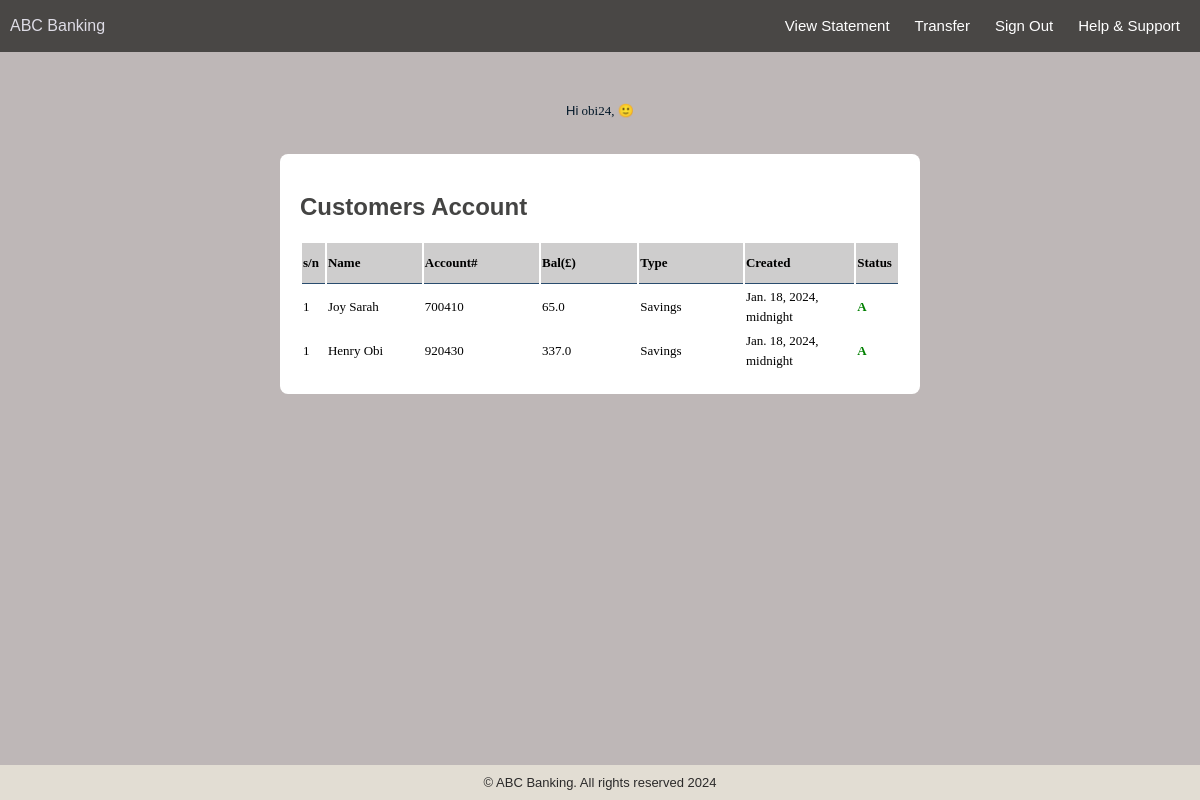
Screenshot of /Bank_app/accview (signed in) with the database file from the repository.
### Bank_app/models.py (models this page shows)
class Account(models.Model):
    aDate = models.DateTimeField()
    status = models.BooleanField(default=False)
    accountNumber = models.IntegerField()
    balance = models.FloatField()
    accountType = models.CharField(max_length=20)
    accountCount = models.IntegerField()
    aUser = models.ForeignKey(User, on_delete=models.CASCADE)

### Bank_app/views.py (the view, shortened to what this page needs)
# urls.py: path("accview", views.Account_View.as_view(), name="accountview"),
@method_decorator(login_required(login_url='adminpg'), name='dispatch')
class Account_View(View):
    def get(self, request):
        allaccounts = Account.objects.select_related('aUser__userprofile').all()
        return render(request, "Bank_app/account_view.html", {"allaccounts":allaccounts})

### Bank_app/templates/Bank_app/account_view.html (shortened to what this page needs)
{% load static %}
<!DOCTYPE html>
<html lang="en">
<head>
    <link rel="stylesheet" type="text/css" href="{% static "Bank_app/ui.css" %}">
</head>
<body>
    {% include 'Bank_app/header.html' %}
    {% include 'Bank_app/normal_super_user.html' %}
    <div id="main-container">
        <h2>Customers Account </h2>
        <table>
            <tr>
              <th class="sizeAcc">s/n</th>
              <th class="tl_header">Name</th>
              <th class="tl_header">Account#</th>
              <th class="tl_header">Bal(£)</th>
              <th class="tl_header">Type</th>
              <th class="tl_header">Created</th>
              <th class="sizeAcc">Status</th>
            </tr>
            {% for account in allaccounts %}
            <tr class="trData">
              <td>1</td>
              <td>{{ account.aUser.first_name}}</td>
              <td>{{ account.accountNumber}}</td>
              <td>{{ account.balance}}</td>
              <td>{{ account.accountType}}</td>
              <td>{{ account.aDate}}</td>
              <td>
                {% if account.status == 1 %}
                    <a href="{% url 'accountedit' account.aUser_id  %}" style="color: green; font-weight: bold; font-family: Verdana; text-decoration: none;"> A </a>
                {% else %}
                    <a href="{% url 'accountedit' account.aUser_id %}" style="color: rgb(236, 5, 5); font-weight: bold; font-family: Verdana; text-decoration: none;">D </a>
                {% endif %}
              </td>
            </tr>
            {% endfor %}
          </table>
    </div>
    {% include 'Bank_app/footer.html' %}
</body>
</html>

### Bank_app/templates/Bank_app/normal_super_user.html
<p style="font-size: small; display: block; color: rgb(4, 24, 41);"> Hi<span style="font-family:Impact;">
    {% if request.user.is_superuser %}
        {{ request.user.username }}, (S)
    {% else %}
        {{ request.user.username }},
    {% endif %}
    &#128578;</span></p>

### Bank_app/static/Bank_app/ui.css (style rules this page uses)
body { background-color: rgb(190, 183, 183); margin: 0; padding: 0; display: flex; flex-direction: column; align-items: center; min-height: 100vh; }
#main-container { background-color: rgb(255, 255, 255); padding: 20px; border-radius: 8px; width: 80%; max-width: 600px; margin: 20px auto; }
h2 { font-family: 'Arial Black', sans-serif; color: #444443; }
p { font-family: Arial, Helvetica, sans-serif; text-align: justify; line-height: 1.5em; }
.trData { font-family: 'Lucida Sans', 'Lucida Sans Regular', 'Lucida Grande', 'Lucida Sans Unicode'; font-size: small; line-height: 20px; }
.tl_header { background-color: #cecdcd; line-height: 38px; font-size: small; font-family: 'Lucida Sans', 'Lucida Sans Regular', 'Lucida Grande', 'Lucida Sans Unicode'; border-bottom: 1px solid #294c6e; text-align: left; width: 3%; }
.sizeAcc { line-height: 38px; background-color: #cecdcd; font-size: small; font-family: 'Lucida Sans', 'Lucida Sans Regular', 'Lucida Grande', 'Lucida Sans Unicode'; border-bottom: 1px solid #294c6e; text-align: left; width: 0.25%; }

### rows the page displays
Account: aUser.first_name "Joy Sarah", accountNumber "700410", balance "65.0", accountType "Savings", aDate "Jan. 18, 2024, midnight", status "A"
Account: aUser.first_name "Henry Obi", accountNumber "920430", balance "337.0", accountType "Savings", aDate "Jan. 18, 2024, midnight", status "A"

### other values shown
{{ request.user.username }} "obi24"
